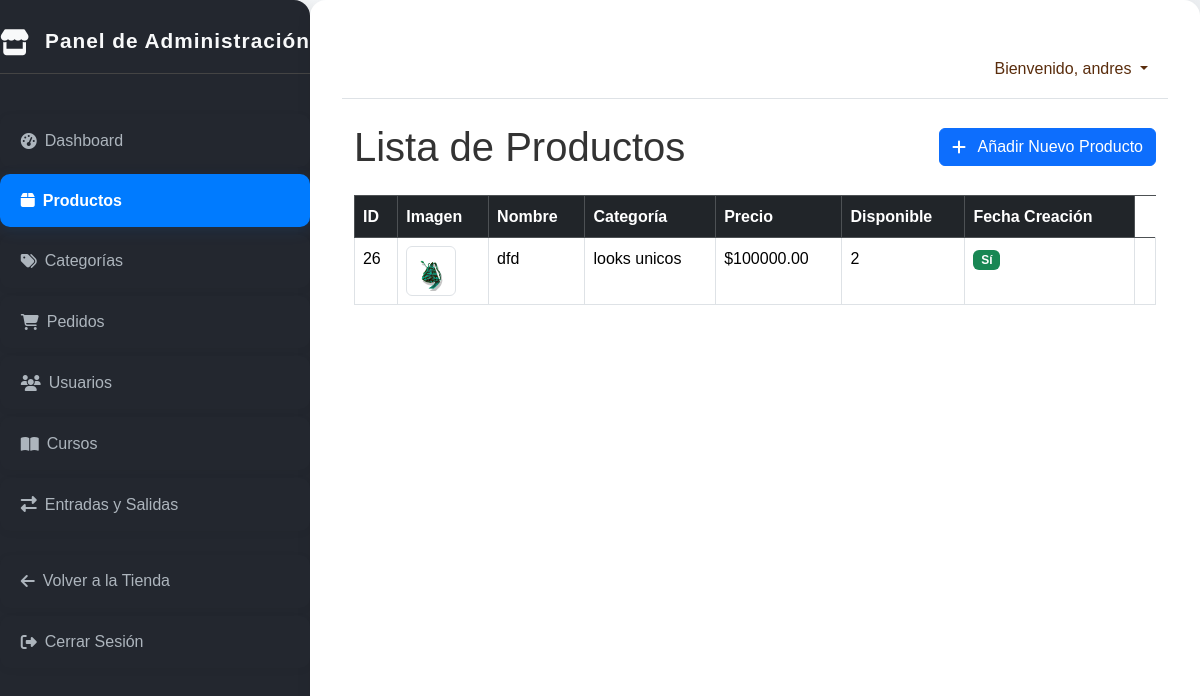
The app's page /dashboard/productos/ (signed in), older data.
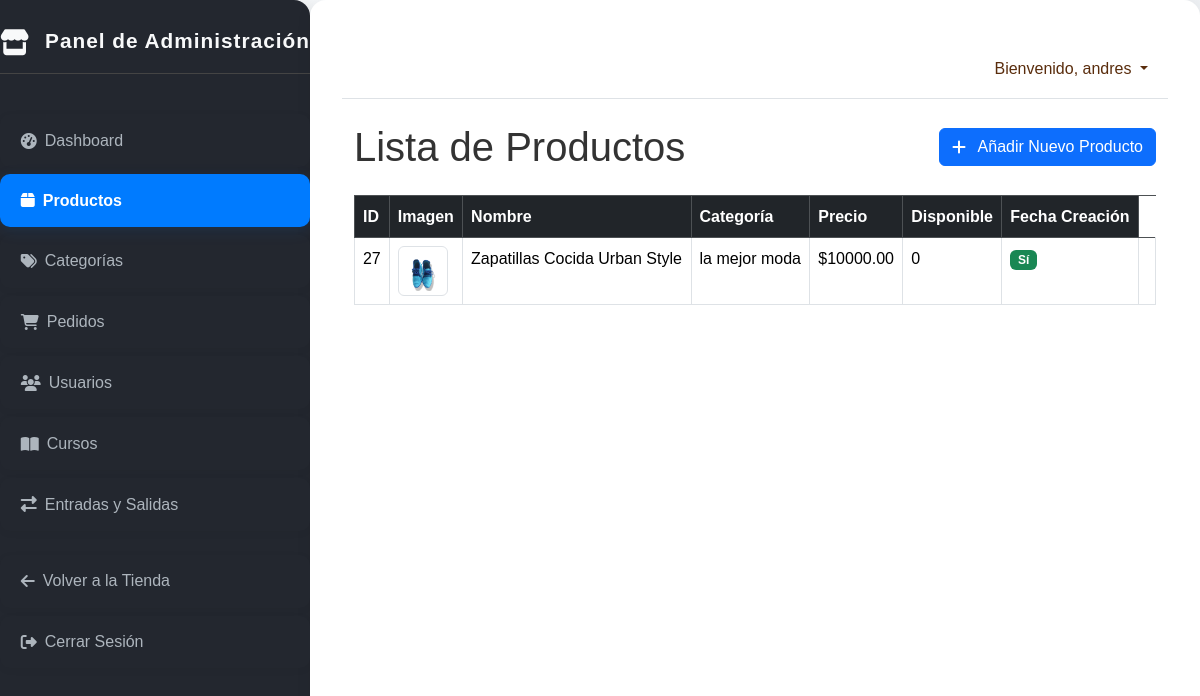
The same page, newer data.
### productos/models.py (models this page shows, shortened)
class Producto(models.Model):
    categoria = models.ForeignKey(Categoria, related_name='productos', on_delete=models.CASCADE)
    nombre = models.CharField(max_length=200)
    slug = models.SlugField(max_length=200, unique=True, help_text="URL amigable (ej: zapato-flor)")
    descripcion = models.TextField()
    precio = models.DecimalField(max_digits=10, decimal_places=2)
    imagen_principal = models.ImageField(upload_to='productos/', blank=True, null=True, help_text="Imagen principal del producto")
    stock = models.PositiveIntegerField(default=0)
    disponible = models.BooleanField(default=True)
    creado = models.DateTimeField(auto_now_add=True)
    actualizado = models.DateTimeField(auto_now=True)
    FONDO_CHOICES = [
        ('fondo_zapatos_rosados.png', 'Zapatos Rosados'),
        ('tarjeta4.png', 'Tarjeta 4'),
        ('tarjeta5.png', 'Tarjeta 5'),
        ('tarjeta7.png', 'Tarjeta 7'),
        ('tarjeta8.png', 'Tarjeta 8'),
    ]
    imagen_fondo = models.CharField(
        max_length=64,
        choices=FONDO_CHOICES,
        default='fondo_zapatos_rosados.png',
        help_text="Imagen de fondo de la tarjeta del producto (elige una de las imágenes del proyecto)"
    )
    tallas = models.CharField(max_length=120, blank=True, help_text="Ejemplo: 36,37,38,39")
    colores = models.CharField(max_length=120, blank=True, help_text="Ejemplo: Rojo, Azul, Verde")
    class Meta:
        ordering = ['-creado']
        index_together = (('id', 'slug'),)

class Categoria(models.Model):
    nombre = models.CharField(max_length=100, unique=True)
    slug = models.SlugField(max_length=100, unique=True, help_text="URL amigable (ej: zapatos-mujer)")
    descripcion = models.TextField(blank=True, null=True)
    FONDO_CHOICES = [
        ('imagen1defondo.png', 'tarjetas'),
        ('tarjeta1.png', 'tarjeta1'),
        ('tarjeta2.png', 'tarjeta2'),
        ('tarjeta3.png', 'tarjeta3'),
    ]
    imagen_fondo = models.CharField(
        max_length=64,
        choices=FONDO_CHOICES,
        default='fondo.png',
        help_text="Imagen de fondo de la tarjeta (elige una de las imágenes del proyecto)"
    )
    imagen_principal = models.ImageField(upload_to='productos_categoria/', blank=True, null=True, help_text="Imagen principal del producto para mostrar en la tarjeta de la categoría")
    class Meta:
        verbose_name_plural = "Categorías"
        ordering = ['nombre']

### core/views.py (the view)
# urls.py: path('dashboard/productos/', views.producto_lista_admin, name='producto_lista_admin'),
@admin_required(login_url='core:login')
def producto_lista_admin(request):
    productos = Producto.objects.all().order_by('nombre')
    context = {
        'productos': productos,
        'titulo_pagina': 'Administrar Productos',
    }
    return render(request, 'core/dashboard_productos_lista.html', context)

### core/context_processors.py (called while the page is built)
def cart_item_count(request):
    cart = request.session.get('cart', {})
    total_items = sum(item_data.get('cantidad', 0) for item_data in cart.values())
    return {'cart_item_count': total_items}

### core/views.py (called while the page is built)
def is_admin_user(user):
    if user.is_authenticated:
        return user.is_staff or user.is_superuser or user.groups.filter(name='Administradores').exists()
    return False

### core/templates/core/dashboard_productos_lista.html
{% extends 'core/dashboard_base.html' %}
{% block dashboard_content %}
<div class="d-flex justify-content-between align-items-center mb-4">
    <h1 class="mb-0">Lista de Productos</h1>
    <a href="{% url 'core:producto_crear_admin' %}" class="btn btn-primary">
        <i class="fas fa-plus me-2"></i> Añadir Nuevo Producto
    </a>
</div>
<div class="table-responsive">
    <table class="table table-hover table-bordered">
        <thead class="table-dark">
            <tr>
                <th>ID</th>
                <th>Imagen</th>
                <th>Nombre</th>
                <th>Categoría</th>
                <th>Precio</th>
                <th>Disponible</th>
                <th>Fecha Creación</th>
            </tr>
        </thead>
        <tbody>
            {% for producto in productos %}
            <tr>
                <td>{{ producto.id }}</td>
                <td>
                    {% if producto.imagen_principal %}
                        <img src="{{ producto.imagen_principal.url }}" alt="{{ producto.nombre }}" class="img-thumbnail" style="width: 50px; height: 50px; object-fit: cover;">
                    {% else %}
                        <img src="https://via.placeholder.com/50?text=No+Img" alt="Sin imagen" class="img-thumbnail" style="width: 50px; height: 50px; object-fit: cover;">
                    {% endif %}
                </td>
                <td>{{ producto.nombre }}</td>
                <td>{{ producto.categoria.nombre|default:"Sin Categoría" }}</td>
                <td>${{ producto.precio|floatformat:2 }}</td>
                <td>{{ producto.stock }}</td>
                <td>
                    {% if producto.disponible %}
                        <span class="badge bg-success">Sí</span>
                    {% else %}
                        <span class="badge bg-danger">No</span>
                    {% endif %}
                </td>
                <td>{{ producto.fecha_creacion|date:"Y-m-d H:i" }}</td>
            </tr>
            {% empty %}
            <tr>
                <td colspan="9" class="text-center">No hay productos registrados. <a href="{% url 'core:producto_crear_admin' %}">¡Crea uno ahora!</a></td>
            </tr>
            {% endfor %}
        </tbody>
    </table>
</div>
{% endblock %}

Row changes from the older to the newer data that the page shows:
removed Producto: id "26", imagen_principal (picture), nombre "dfd", categoria.nombre "looks unicos", precio "100000.00", stock "2", disponible "Sí"
added Producto: id "27", imagen_principal (picture), nombre "Zapatillas Cocida Urban Style", categoria.nombre "la mejor moda", precio "10000.00", stock "0", disponible "Sí"
